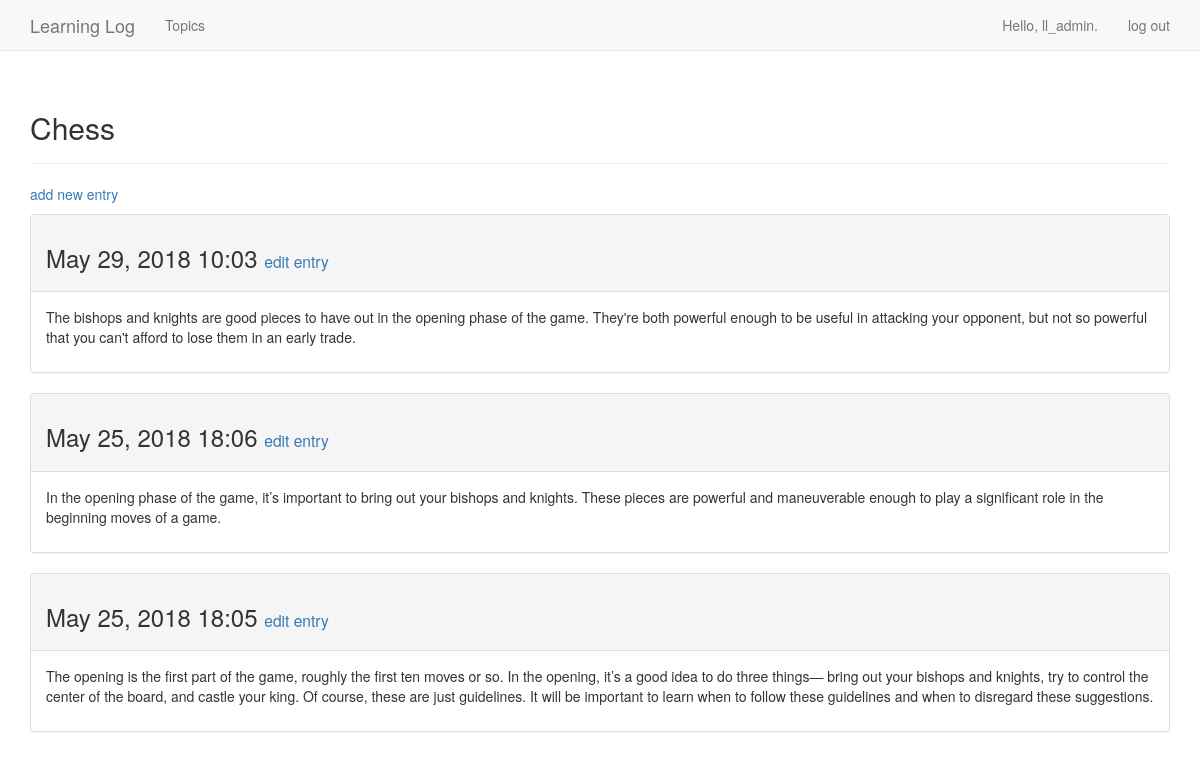
The page /topics/1/ (signed in) on the database its author committed.
### learning_logs/models.py (models this page shows, shortened)
class Topic(models.Model):
	text = models.CharField(max_length=200)
	date_added = models.DateTimeField(auto_now_add=True)
	owner = models.ForeignKey(User, on_delete=models.PROTECT)
	def __str__(self):
		return self.text

class Entry(models.Model):
	topic = models.ForeignKey(Topic, on_delete=models.PROTECT)
	text = models.TextField()
	date_added = models.DateTimeField(auto_now_add=True)
	class Meta:
		verbose_name_plural = 'entries'

### learning_logs/views.py (the view)
# urls.py: path('topics/<int:topic_id>/', views.topic, name='topic'),
@login_required
def topic(request, topic_id):
	topic = Topic.objects.get(id=topic_id)
	check_topic_owner(topic.owner, request.user)
	entries = topic.entry_set.order_by('-date_added')
	context = {'topic': topic, 'entries': entries}
	return render(request, 'learning_logs/topic.html', context)

### learning_logs/views.py (called while the page is built)
def check_topic_owner(owner, currentUser):
	if owner != currentUser:
		raise Http404

### learning_logs/templates/learning_logs/topic.html
{% extends 'learning_logs/base.html' %}
{% block header %}
	<h2>{{ topic }}</h2>
{% endblock header %}
{% block content %}
	<p>
		<a href="{% url 'new_entry' topic.id %}">add new entry</a>
	</p>
  	{% for entry in entries %}
  		<div class="panel panel-default">
  			<div class="panel-heading">
  				<h3>
  					{{ entry.date_added|date:'M d, Y H:i' }}
  					<small>
  						<a href="{% url 'edit_entry' entry.id %}">
  						edit entry</a>
  					</small>
  				</h3>
  			</div>
  			<div class="panel-body">
  				{{ entry.text|linebreaks }}
  			</div>
  		</div>
  	{% empty %}
  		There are no entries for this topic yet.
  	{% endfor %}
{% endblock content %}

### learning_logs/templates/learning_logs/base.html (shortened to what this page needs)
{% load bootstrap3 %}
<!DOCTYPE html>
<html lang='en'>
	<head>
	{% bootstrap_css %}
	</head>
	<body>
		<nav class="navbar navbar-default navbar-static-top">
			<div class="container">
				<div class="navbar-header">
					<a class="navbar-brand" href="{% url 'index' %}">
						Learning Log</a>
				</div>
				<div id="navbar" class="navbar-collapse collapse">
					<ul class="nav navbar-nav">
						<li><a href="{% url 'topics' %}">Topics</a></li>
					</ul>
					 <ul class="nav navbar-nav navbar-right">
					 	{% if user.is_authenticated %}
					 	<li><a>Hello, {{ user.username }}.</a></li>
					 	<li><a href="{% url 'logout' %}">log out</a></li>
					 	{% else %}
					 	<li><a href="{% url 'register' %}">register</a></li>
					 	<li><a href="{% url 'login' %}">log in</a></li>
					 	{% endif %}
					 </ul>
				</div>
			</div>
		</nav>
		<div class="container">
			<div class="page-header">
				{% block header %}{% endblock header %}
			</div>
			<div>
				{% block content %}{% endblock content %}
			</div>
    	</div>
	</body>
</html>

### rows shown on the page
Topic: text "Chess"
Entry: date_added "May 29, 2018 10:03", text "The bishops and knights are good pieces to have out in the opening phase of the game. They're both powerful enough to be useful in attacking your opponent, but not so powerful that you can't afford to lose them in an early trade."
Entry: date_added "May 25, 2018 18:06", text "In the opening phase of the game, it’s important to bring out your bishops and knights. These pieces are powerful and maneuverable enough to play a significant role in the beginning moves of a game."
Entry: date_added "May 25, 2018 18:05", text "The opening is the first part of the game, roughly the first ten moves or so. In the opening, it’s a good idea to do three things— bring out your bishops and knights, try to control the center of the board, and castle your king. Of course, these are just guidelines. It will be important to learn when to follow these guidelines and when to disregard these suggestions."

### other values the page prints
{{ user.username }} "ll_admin"
